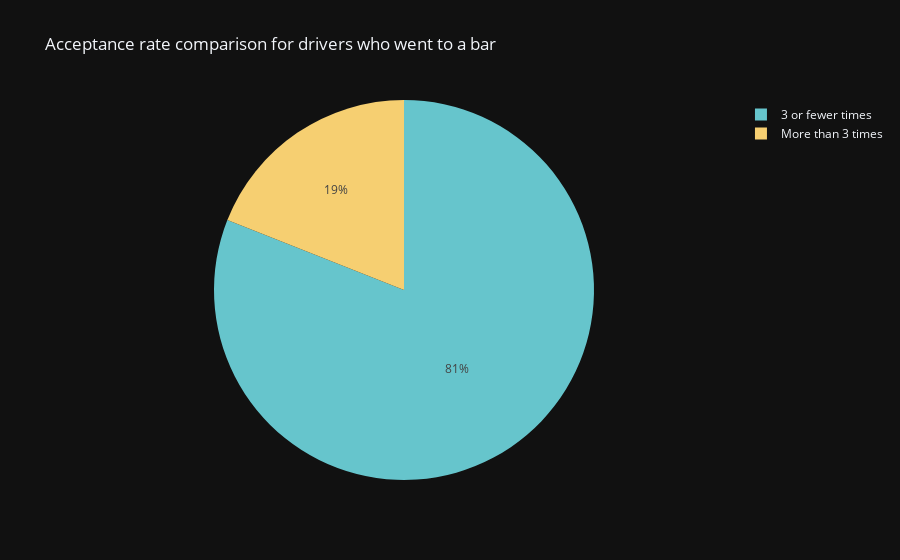

The cell this chart's notebook holds for it:
### Code cell
d = {'group': ['3 or fewer times', 'More than 3 times'], 'count': [rate_group_1, rate_group_2]}
df = pd.DataFrame(data=d)

fig = px.pie(df,
             values='count', names='group',
             title='Acceptance rate comparison for drivers who went to a bar',
             color_discrete_sequence = px.colors.qualitative.Pastel
             )
fig.update_traces(textposition='inside', textinfo='percent')
fig.show()

### Figure 1 — Plotly figure (JSON) as saved in the notebook; plotly's stock layout.template omitted (floating-point values rounded to 4 significant figures)
{"data": [{"domain": {"x": [0.0, 1.0], "y": [0.0, 1.0]}, "hovertemplate": "group=%{label}<br>count=%{value}<extra></extra>", "labels": ["3 or fewer times", "More than 3 times"], "legendgroup": "", "name": "", "showlegend": true, "values": [81, 19], "type": "pie", "textinfo": "percent", "textposition": "inside"}], "layout": {"legend": {"tracegroupgap": 0}, "title": {"text": "Acceptance rate comparison for drivers who went to a bar"}, "piecolorway": ["rgb(102, 197, 204)", "rgb(246, 207, 113)", "rgb(248, 156, 116)", "rgb(220, 176, 242)", "rgb(135, 197, 95)", "rgb(158, 185, 243)", "rgb(254, 136, 177)", "rgb(201, 219, 116)", "rgb(139, 224, 164)", "rgb(180, 151, 231)", "rgb(179, 179, 179)"]}}
